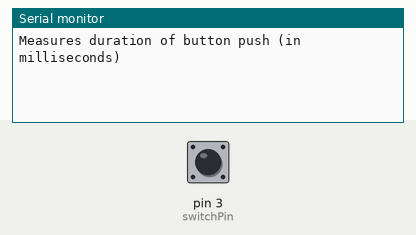
This sketch was run on a simulated Arduino Uno, built with avr-gcc and run on an emulated ATmega328P. On the bench: the last lines printed to the serial monitor. The test bench sets the inputs (shaded band); at power-on: pin 3 (switchPin) HIGH.

Above: at 2.2 s.
2.3 s: pin 3 (switchPin) pulled LOW for 0.15 s
At 3.6 s:
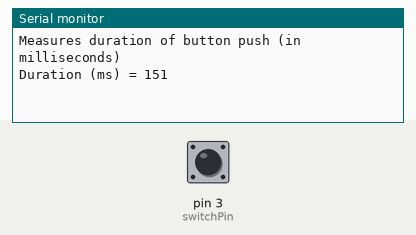
3.9 s: pin 3 (switchPin) pulled LOW for 1 s
At 5.2 s:
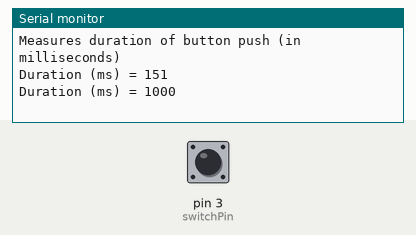
6.4 s: pin 3 (switchPin) pulled LOW for 1 s
At 8.3 s:
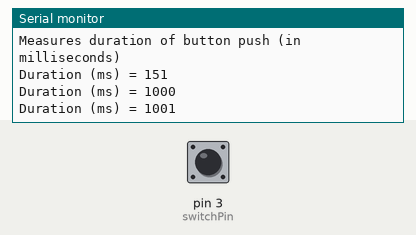

The sketch:

LoopTimer.ino
```cpp
int switchPin = 3;

void setup() {
  pinMode(switchPin, INPUT_PULLUP);
  Serial.begin(9600);
  delay(1000);  //sometimes it takes a sec to initialize Serial
  Serial.println("Measures duration of button push (in milliseconds)");
}
void loop() {
  long int i = 0;                           //Use "long int" since i can get pretty big
  while (digitalRead(switchPin) == HIGH) {}  //What does first while do?
  long startTime = millis();                //# milliseconds since power-on
  while (digitalRead(switchPin) == LOW) {    //What does second while do?
    i = i + 1;                                                 //# times through loop
  }
  long duration = millis() - startTime;   //duration in ms
  Serial.print("Duration (ms) = ");       //print without line feed
  Serial.println(duration);               //print with line feed
}
```

Measured:
- after the input at 2.3 s, the serial monitor: prints a new line after 0.15 s (image 1)
- after the input at 3.9 s, the serial monitor: prints a new line after 1.0 s (image 2)
- after the input at 6.4 s, the serial monitor: prints a new line after 1.0 s (image 3)
